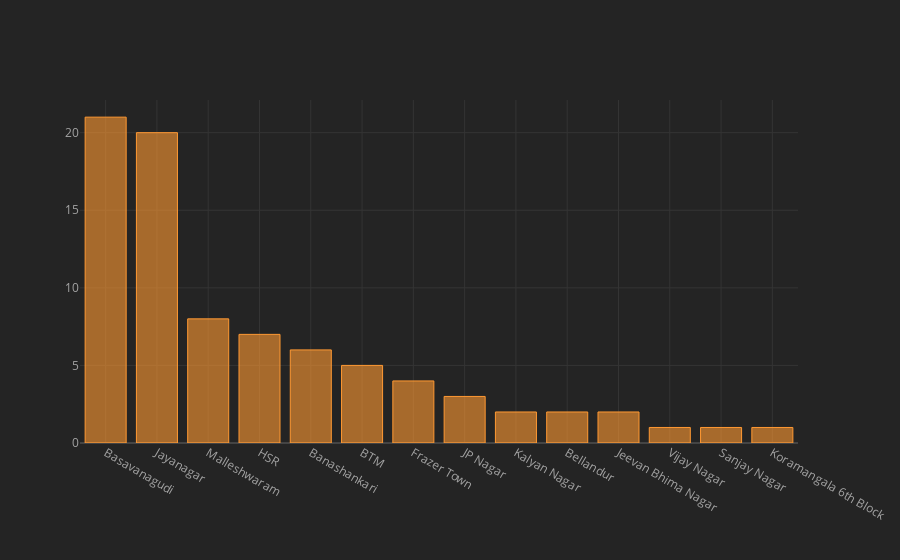

The code cell stored with this chart in its notebook:
### Markdown cell above
# Where are most of the best cheapest  Restaurants are located ?

### Code cell
df[(df["cost"]<=100) & (df["rate"]>=4)].sort_values(by=["rate"],ascending=False).location.value_counts().iplot(kind="bar")

### Figure 1 — Plotly figure (JSON) as saved in the notebook; plotly's stock layout.template omitted (floating-point values rounded to 4 significant figures)
{"data": [{"marker": {"color": "rgba(255, 153, 51, 0.6)", "line": {"color": "rgba(255, 153, 51, 1.0)", "width": 1}}, "name": "location", "orientation": "v", "text": "", "type": "bar", "x": ["Basavanagudi", "Jayanagar", "Malleshwaram", "HSR", "Banashankari", "BTM", "Frazer Town", "JP Nagar", "Kalyan Nagar", "Bellandur", "Jeevan Bhima Nagar", "Vijay Nagar", "Sanjay Nagar", "Koramangala 6th Block"], "y": [21, 20, 8, 7, 6, 5, 4, 3, 2, 2, 2, 1, 1, 1]}], "layout": {"legend": {"bgcolor": "#242424", "font": {"color": "#F4F4F4"}}, "paper_bgcolor": "#242424", "plot_bgcolor": "#242424", "title": {"font": {"color": "#F4F4F4"}}, "xaxis": {"gridcolor": "#343434", "showgrid": true, "tickfont": {"color": "#A4A4A4"}, "title": {"font": {"color": "#A4A4A4"}, "text": ""}, "zerolinecolor": "#444444"}, "yaxis": {"gridcolor": "#343434", "showgrid": true, "tickfont": {"color": "#A4A4A4"}, "title": {"font": {"color": "#A4A4A4"}, "text": ""}, "zerolinecolor": "#444444"}}}
